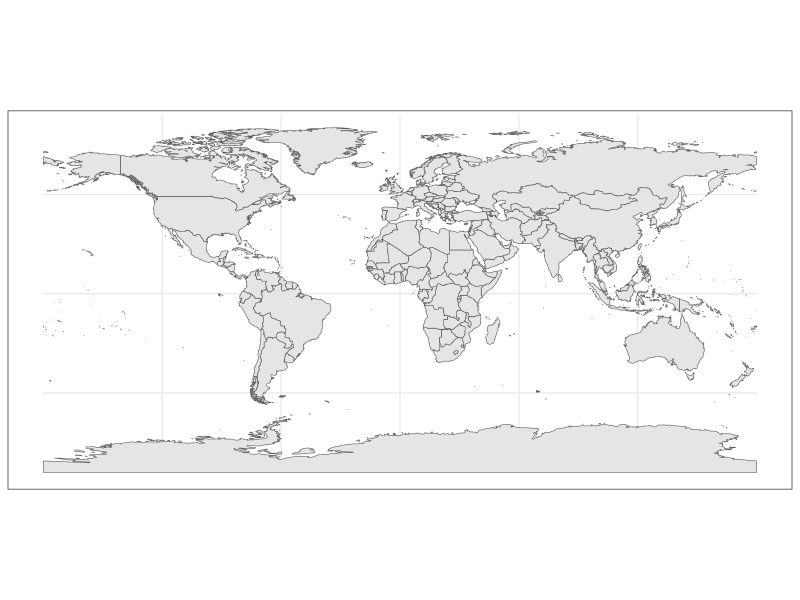

Write R code to recreate this figure. (Note: this script raises an error after producing the figure.)


# Lets try to make a map

library("ggplot2")
library("sf")
library("rnaturalearth")
library("rnaturalearthdata")


# basic world map
theme_set(theme_bw())
world <- ne_countries(scale = "medium", returnclass = "sf")
class(world)
ggplot(data = world) +
  geom_sf()

# read data 
dat <- read.csv('./data/BBL2022_Req_828_enc_3640_20230209_120001 (2).csv')

uni_band_code <- unique(dat$band)
band_ct <- table(dat$band)

# run loop to subset only banding events
dat_b <- data.frame()
for (i in uni_band_code) {                        # loop through each band
  tmp <- subset(dat, band == i)                   # subset to just that band
  if (sum(tmp$event_type %in% c('B', 'E')) >= 2) { # make sure B & E present
    if (all(tmp$other_bands %in% "")) {           # make sure no other band codes
      banding_event <- subset(tmp, event_type == 'B') # pull banding row
        tmp <- rbind(banding_event) # create output
        dat_b <- rbind(dat_b, tmp)              # save output to big object
      }  
    }
  }

# run loop to subset only encounter events
  
dat_e <- data.frame()
for (i in uni_band_code) {                        # loop through each band
  tmp <- subset(dat, band == i)                   # subset to just that band
  if (sum(tmp$event_type %in% c('B', 'E')) >= 2) { # make sure B & E present
    if (all(tmp$other_bands %in% "")) {           # make sure no other band codes
      encounter_event <- subset(tmp, event_type == 'E') # pull encounter row
      if (nrow(encounter_event) > 0) {       # make sure there is still some encounters 
        tmp <- rbind(tail(encounter_event, 1)) # create output
        dat_e <- rbind(dat_e, tmp)              # save output to big object
      }  
    }
  }
}

# remove missing data
dat_b <- dat_b[complete.cases(dat_b[c("lat_dd", "lon_dd")]), ]
dat_e <- dat_e[complete.cases(dat_e[c("lat_dd", "lon_dd")]), ]

# plot cords
mapview(dat_b, xcol = "lon_dd", ycol = "lat_dd", crs = 4269, grid = FALSE, col.regions = "seagreen")  
mapview(dat_e, xcol = "lon_dd", ycol = "lat_dd", crs = 4269, grid = FALSE, col.regions = "lightskyblue") 

# All the points.. not dif colors

mapview(dat_sub, xcol = "lon_dd", ycol = "lat_dd", crs = 4269, grid = FALSE)
